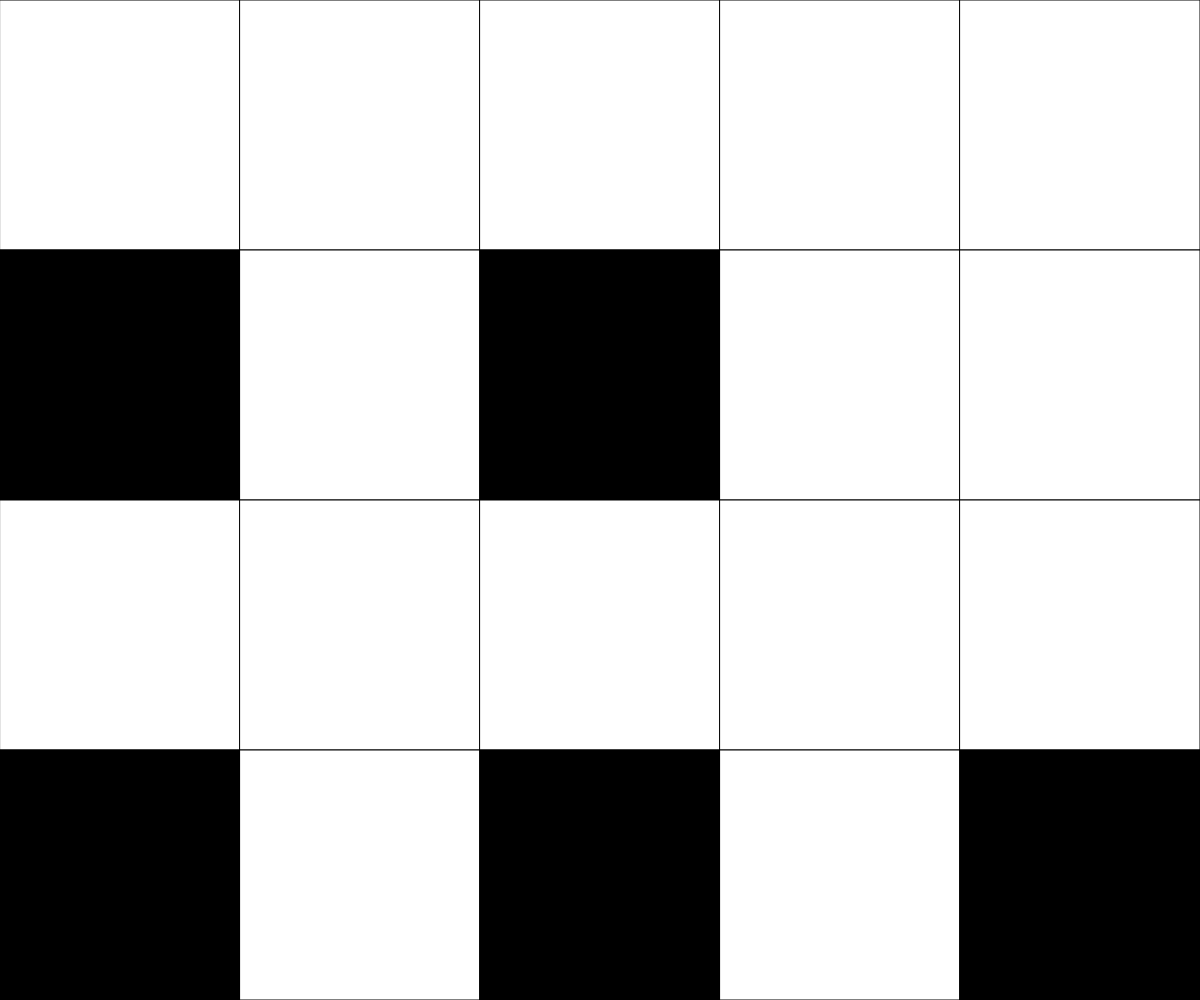
Frame 1 (no input)
Frame 60 (no input): identical to frame 1, image omitted
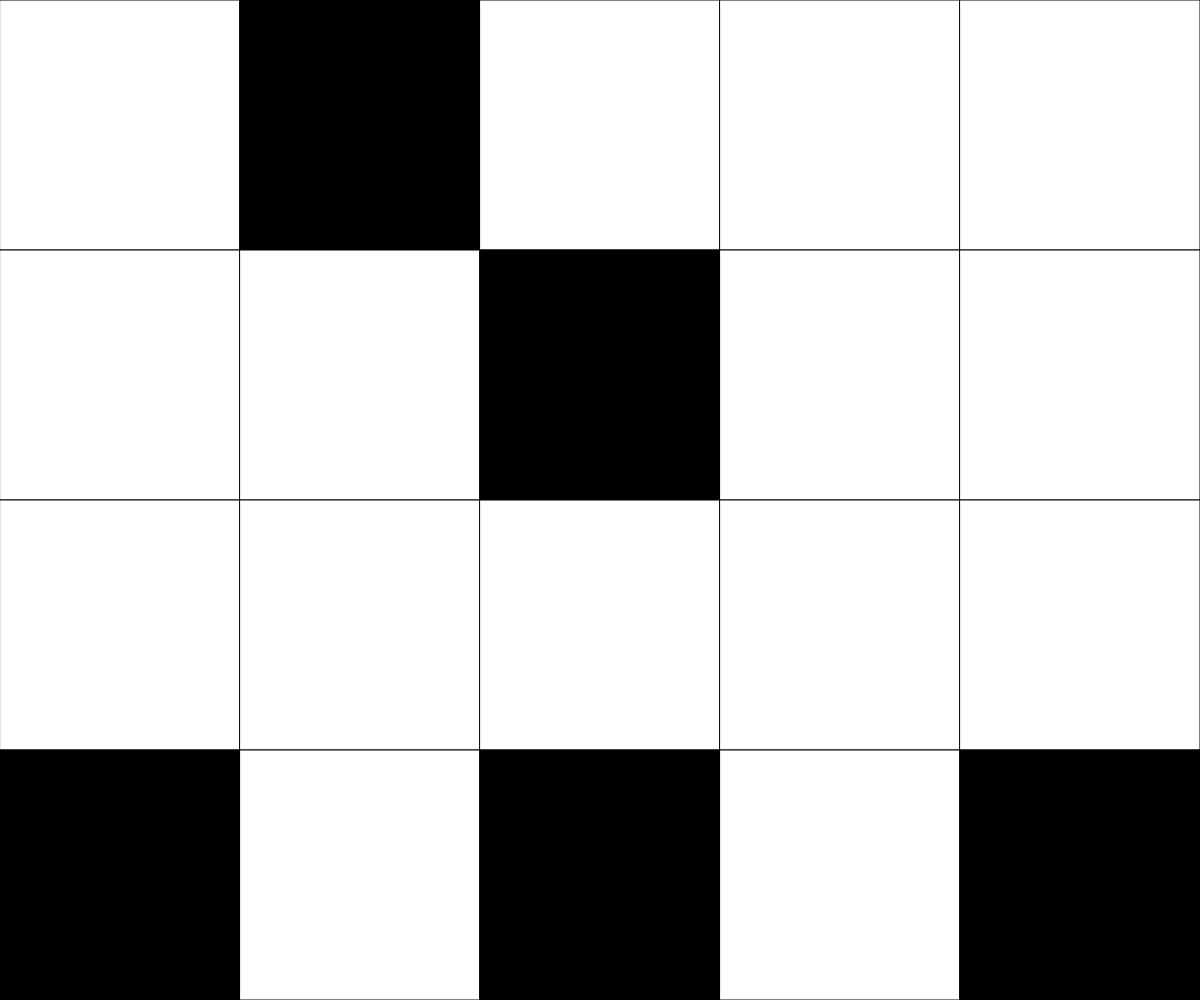
Frame 120 (the mouse pressed at the canvas centre since frame 60)

The p5.js sketch that drew these frames (run headless with seeded random() and noise() and a simulated clock; from frame 60 on, the mouse is pressed at the canvas centre):

// p5.js sketch
// ── sketch.js
//Insert your Comment Header here.

let NUM_ROWS = 4;
let NUM_COLS = 5;
let rectWidth, rectHeight;
let currentRow, currentCol;
let gridData = [[255,255,255,255,255],
                [0,255,0,255,255],
                [255,255,255,255,255],
                [0,255,0,255,0]];
let win= false



function setup() {
  // Determine the size of each square. Could use windowHeight,windowHeight  for Canvas to keep a square aspect ratio
  createCanvas(windowWidth, windowHeight);
  rectWidth = width/NUM_COLS;
  rectHeight = height/NUM_ROWS;
}

function draw() {
  background(220);
  determineActiveSquare();   //figure out which tile the mouse cursor is over
  drawGrid();       
  win=wincheck()        //render the current game board to the screen (and the overlay)
  if(win===true){
    background(220);
    text(" WIN", 50, 50);
  }
}



function mousePressed(){
  // cross-shaped pattern flips on a mouseclick. Boundary conditions are checked within the flip function to ensure in-bounds access for array
  
  flip(currentCol-1, currentRow);
  flip(currentCol+1, currentRow);
  flip(currentCol, currentRow-1);
  flip(currentCol, currentRow+1);
}

function flip(col, row){
  // given a column and row for the 2D array, flip its value from 0 to 255 or 255 to 0
  // conditions ensure that the col and row given are valid and exist for the array. If not, no operations take place.
  if (col >= 0 && col < NUM_COLS ){
    if (row >= 0 && row < NUM_ROWS){
      if (gridData[row][col] === 0) gridData[row][col] = 255;
      else gridData[row][col] = 0;

      
    }
  }
}

function determineActiveSquare(){
  // An expression to run each frame to determine where the mouse currently is.
  currentRow = int(mouseY / rectHeight);
  currentCol = int(mouseX / rectWidth);
}

function drawGrid(){
  // Render a grid of squares - fill color set according to data stored in the 2D array
  for (let x = 0; x < NUM_COLS ; x++){
    for (let y = 0; y < NUM_ROWS; y++){
      fill(gridData[y][x]); 
      rect(x*rectWidth, y*rectHeight, rectWidth, rectHeight);
    }
  }
}
function wincheck(){
  let colorofbox1 =gridData[0][0]
  let colorofbox
   for(let i=0; i<gridData.length; i++){
    for(let j=0; j<gridData.length; j++){
      colorofbox =gridData[i][j]
      if(colorofbox != colorofbox1){
        return false
      }
    }
   }
   return true
}
